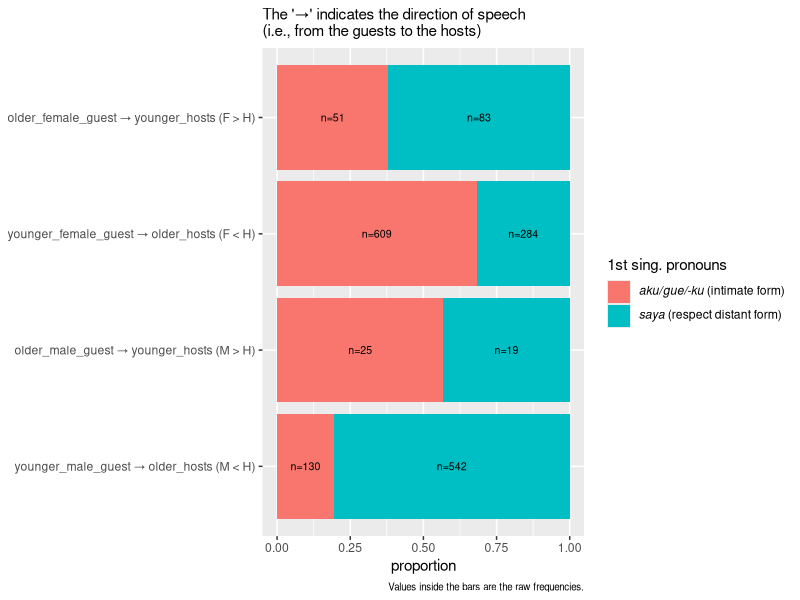
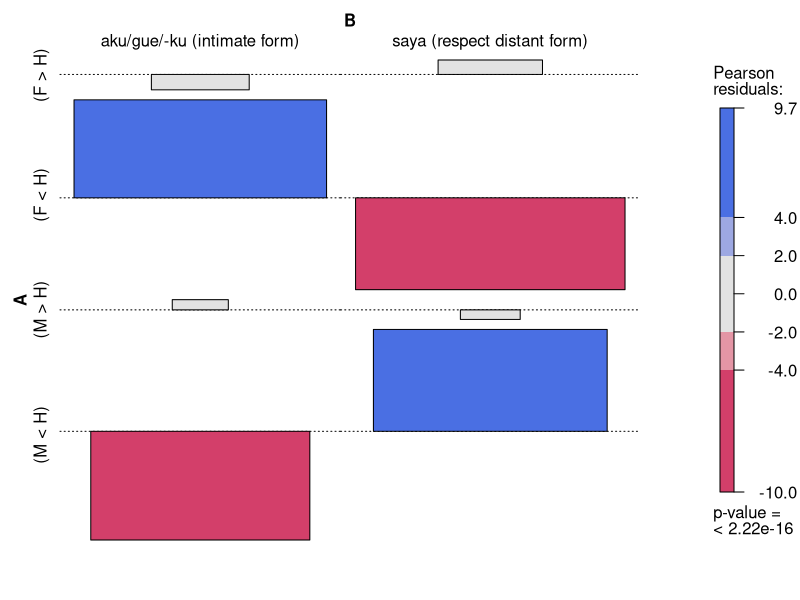
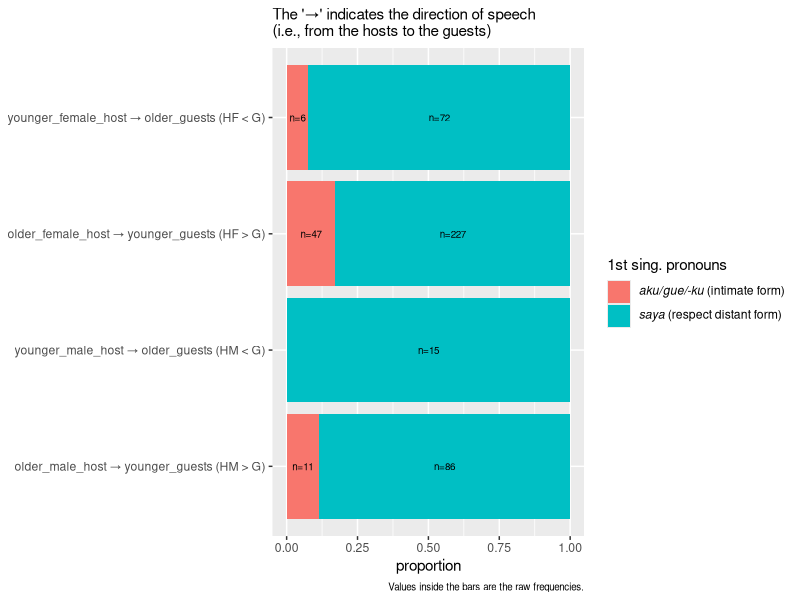
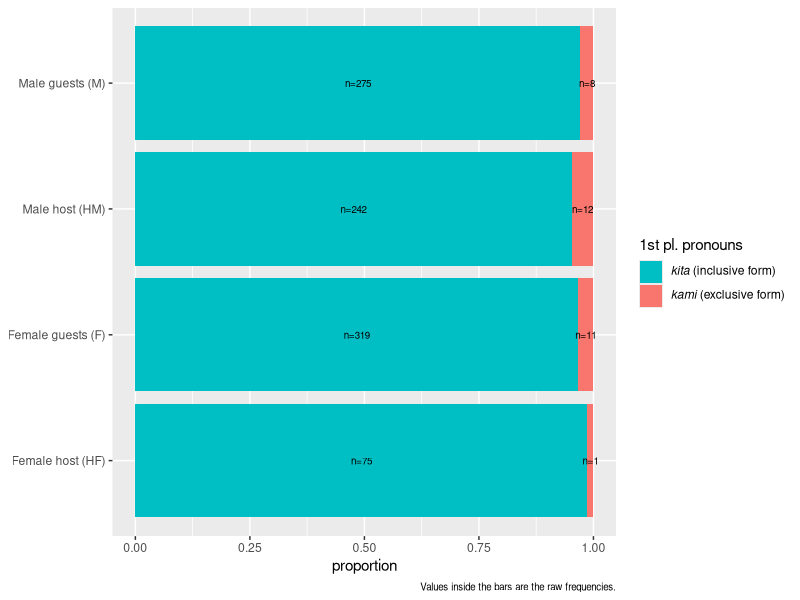
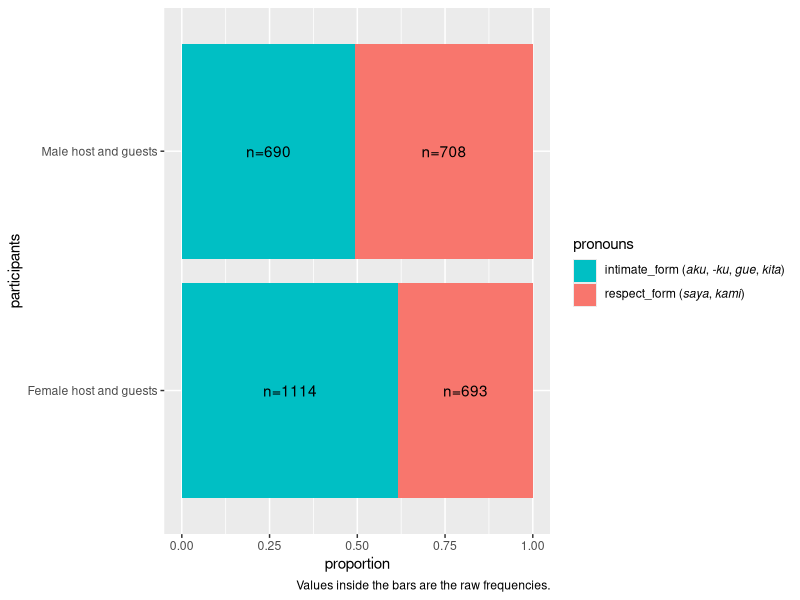
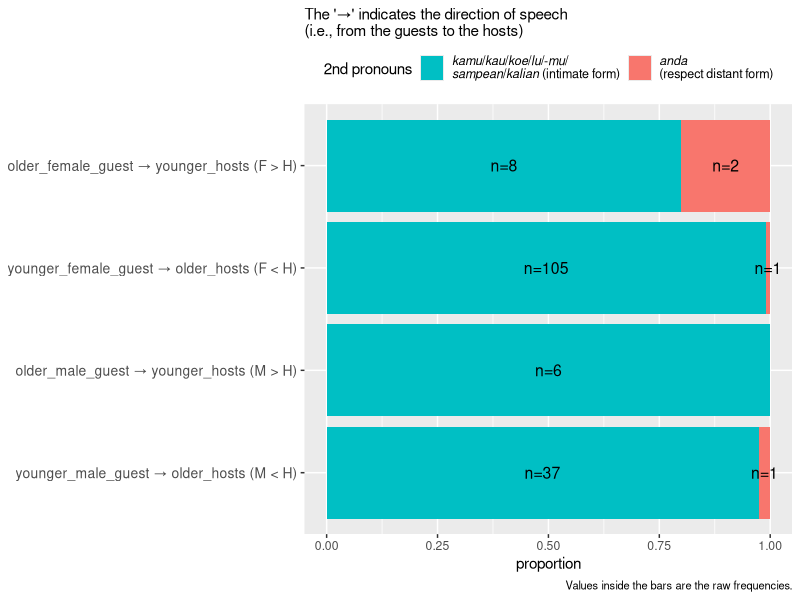
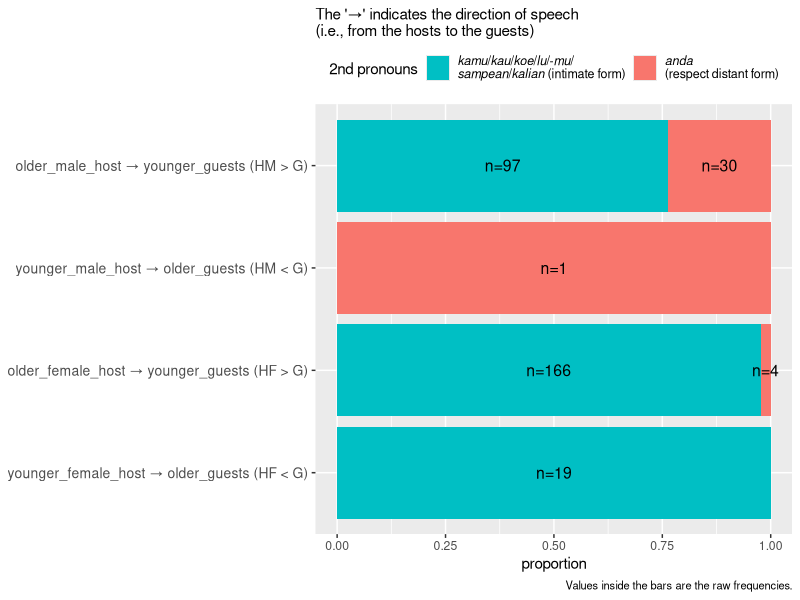
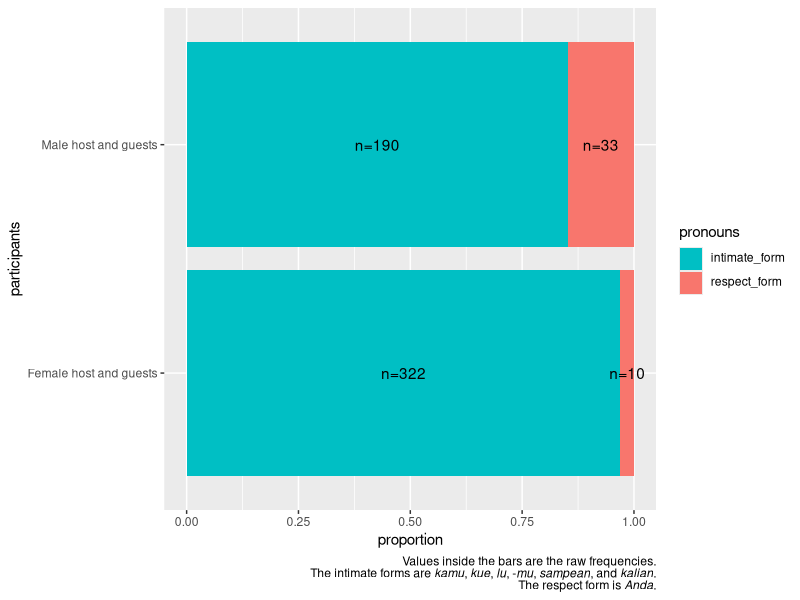

These figures' R source, in order:
library(tidyverse)
library(ggtext)
library(readxl)
library(vcd)

# laks <- read_xlsx("/Users/Primahadi/Documents/research/2023-02-16-laksminy-article/Laksminy pseudo-intimacy raw and analysed data.xlsx", sheet = "raw-1", range = "A1:Y5271")
# 
# laks %>% 
#   write_tsv("data/raw-1.tsv")

laks <- read_tsv("data/raw-1.tsv")

# data for figure 1 =======
df1 <- laks %>%
  filter(`katagori bentuk 1` == "9. Pronomina (Pronoun)", 
         str_detect(`katagori ProN 1`, "^1(a|b)\\."),
         str_detect(`Fungsi 4`, "(^1\\. aku|^2\\. saya)"),
         `jender 1` %in% c("F", "M"))

## count =====
df1_count <- df1 %>% 
  rename(gender = `jender 1`, 
         direction_of_speech = `speaker mdl dede`, 
         pronouns = `Fungsi 4`) %>%
  count(gender, direction_of_speech, pronouns) %>%
  mutate(direction_of_speech = str_replace(direction_of_speech, "->", "→"),
         direction_of_speech = str_replace(direction_of_speech, "(host)", "\\1s"),
         pronouns = str_replace(pronouns, "^\\d\\.\\s", ""),
         direction_of_speech = factor(direction_of_speech, 
                                      levels = c("younger_male_guest → older_hosts (M < H)", "older_male_guest → younger_hosts (M > H)", "younger_female_guest → older_hosts (F < H)", "older_female_guest → younger_hosts (F > H)")))

## visualisation =====
df1_count %>% 
  ggplot(aes(x = direction_of_speech, y = n, fill = pronouns, group = gender)) + 
  geom_col(position = "fill") + 
  coord_flip() + 
  geom_text(aes(label = paste("n=", n, sep = "")), position = position_fill(.5), size = 2.7) +
  # facet_wrap(~gender, drop = TRUE, scales = "free_x") + 
  labs(y = "proportion", 
       x = NULL, 
       fill = "1st sing. pronouns", 
       subtitle = "The '→' indicates the direction of speech\n(i.e., from the guests to the hosts)",
       caption = "Values inside the bars are the raw frequencies.") +
  scale_fill_discrete(breaks = c("aku/gue/-ku (intimate form)", "saya (respect distant form)"), labels = c("*aku/gue/-ku* (intimate form)", "*saya* (respect distant form)")) +
  theme(legend.text = element_markdown(),
        plot.caption = element_markdown(size = 7))
  ggsave('figs/fig1.png', width = 7.5, height = 3.5, dpi = 600)

  
## data for percentage =====
df1_count %>% group_by(direction_of_speech) %>% mutate(perc = n/sum(n) * 100)
  
  
df1_matrix <- df1_count %>% 
  select(-gender) %>% 
  pivot_wider(names_from = pronouns, 
              values_from = n) %>% 
  mutate(direction_of_speech = str_extract(direction_of_speech, "(?<=\\s)\\(. [<>] .\\)$")) %>% 
  data.frame(row.names = 1, check.names = F) %>% 
  as.matrix()
assocstats(df1_matrix)
assoc(df1_matrix, shade = T)


# data for figure 2 =====
df2 <- laks %>%
  filter(`katagori bentuk 1` == "9. Pronomina (Pronoun)", 
         str_detect(`katagori ProN 1`, "^1(a|b)\\."),
         str_detect(`Fungsi 4`, "(^1\\. aku|^2\\. saya)"),
         `jender 1` %in% c("HF", "HM"))

## count =====
df2_count <- df2 %>% 
  rename(gender = `jender 1`, 
         direction_of_speech = `speaker mdl dede`, 
         pronouns = `Fungsi 4`) %>%
  count(gender, direction_of_speech, pronouns) %>%
  mutate(direction_of_speech = str_replace(direction_of_speech, "->", "→"),
         direction_of_speech = str_replace(direction_of_speech, "(guest)", "\\1s"),
         pronouns = str_replace(pronouns, "^\\d\\.\\s", ""),
         direction_of_speech = factor(direction_of_speech, 
                                      levels = c("older_male_host → younger_guests (HM > G)", "younger_male_host → older_guests (HM < G)", "older_female_host → younger_guests (HF > G)", "younger_female_host → older_guests (HF < G)")))

## visualisation ====
df2_count %>% 
  ggplot(aes(x = direction_of_speech, y = n, fill = pronouns, group = gender)) + 
  geom_col(position = "fill") + 
  coord_flip() + 
  geom_text(aes(label = paste("n=", n, sep = "")), position = position_fill(.5), size = 2.5) +
  # facet_wrap(~gender, drop = TRUE, scales = "free_x") + 
  labs(y = "proportion", 
       x = NULL, 
       fill = "1st sing. pronouns", 
       subtitle = "The '→' indicates the direction of speech\n(i.e., from the hosts to the guests)",
       caption = "Values inside the bars are the raw frequencies.") +
  scale_fill_discrete(breaks = c("aku/gue/-ku (intimate form)", "saya (respect distant form)"), labels = c("*aku/gue/-ku* (intimate form)", "*saya* (respect distant form)")) +
  theme(legend.text = element_markdown(),
        plot.caption = element_markdown(size = 7))
ggsave('figs/fig2.png', width = 7.5, height = 3.5, dpi = 600)



# data for figure 3 =====
df3 <- laks %>%
  filter(`katagori bentuk 1` == "9. Pronomina (Pronoun)", 
         str_detect(`katagori ProN 2`, "1st person"),
         str_detect(`Fungsi 4`, "(kita|kami)"),
         `jender 1` %in% c("HF", "HM", "F", "M"))

## count =====
df3_count <- df3 %>% 
  rename(gender = `jender 1`, 
         pronouns = `Fungsi 4`) %>%
  count(gender, pronouns) %>%
  mutate(pronouns = str_replace_all(pronouns, "^\\d\\.\\s", ""),
         pronouns = str_replace_all(pronouns, "^([^ ]+)(?=\\s)", "*\\1*"),
         pronouns = factor(pronouns),
         gender = replace(gender, gender == "F", "Female guests (F)"),
         gender = replace(gender, gender == "HF", "Female host (HF)"),
         gender = replace(gender, gender == "M", "Male guests (M)"),
         gender = replace(gender, gender == "HM", "Male host (HM)"),
         gender = factor(gender, levels = c("Female host (HF)", "Female guests (F)", "Male host (HM)", "Male guests (M)")))

## visualisation =====
df3_count %>% 
  ggplot(aes(x = gender, y = n, fill = pronouns, group = gender)) + 
  geom_col(position = "fill") + 
  coord_flip() + 
  geom_text(aes(label = paste("n=", n, sep = "")), position = position_fill(.5), size = 2.5) +
  # facet_wrap(~gender, drop = TRUE, scales = "free_x") + 
  labs(y = "proportion", 
       x = NULL, 
       fill = "1st pl. pronouns",
       caption = "Values inside the bars are the raw frequencies.") +
  guides(fill = guide_legend(reverse = TRUE)) +
  theme(legend.text = element_markdown(),
        plot.caption = element_markdown(size = 7))
ggsave('figs/fig3.png', width = 6, height = 3.5, dpi = 600)

## data for percentage ======
df3_count %>% 
  group_by(gender) %>% 
  mutate(perc = n/sum(n))




# data for figure 4 =====

## count =====
int <- laks %>%
  filter(`katagori bentuk 1` == "9. Pronomina (Pronoun)",
         str_detect(`katagori ProN 2`, "1st"),
         str_detect(bentuk, "^([Aa])?ku|gue|kita")) %>%
  count(`jender kuMkul`, name = "intimate_form (*aku*, *-ku*, *gue*, *kita*)") %>% 
  filter(!is.na(`jender kuMkul`)) %>%
  rename(gender_cumulative = `jender kuMkul`)

resp <- laks %>%
  filter(`katagori bentuk 1` == "9. Pronomina (Pronoun)",
         str_detect(`katagori ProN 2`, "1st"),
         str_detect(bentuk, "^([Aa])?ku|gue|kita", negate = TRUE)) %>%
  count(`jender kuMkul`, name = "respect_form (*saya*, *kami*)") %>% 
  filter(!is.na(`jender kuMkul`)) %>%
  rename(gender_cumulative = `jender kuMkul`)

df4 <- left_join(int, resp) %>% 
  pivot_longer(-gender_cumulative, names_to = "pronoun_type", values_to = "n") %>% 
  mutate(gender_cumulative = str_replace(gender_cumulative, "Fk", "Female host and guests"),
         gender_cumulative = str_replace(gender_cumulative, "Mk", "Male host and guests"),
         pronoun_type = factor(pronoun_type, levels = c("respect_form (*saya*, *kami*)", "intimate_form (*aku*, *-ku*, *gue*, *kita*)")))

## visualisation =====
df4 %>% 
  ggplot(aes(x = gender_cumulative, y = n, fill = pronoun_type)) + 
  geom_col(position = "fill") +
  coord_flip() +
  geom_text(aes(label = paste("n=", n, sep = "")), position = position_fill(.5)) +
  guides(fill = guide_legend(reverse = TRUE)) +
  theme(legend.text = element_markdown()) +
  labs(y = "proportion", x = "participants", fill = "pronouns", caption = "Values inside the bars are the raw frequencies.")
ggsave('figs/fig4.png', width = 7.85, height = 3.5, dpi = 600)

df4_mtx <- df4 %>% 
  pivot_wider(names_from = gender_cumulative, values_from = n) %>% 
  data.frame(check.names = FALSE, row.names = 1) %>% 
  as.matrix()
chisq.test(df4_mtx)
chisq.test(df4_mtx)$residuals


# data for figure 5 ====
# laks <- read_xlsx("/Users/Primahadi/Documents/research/2023-02-16-laksminy-article/Laksminy pseudo-intimacy raw and analysed data.xlsx", sheet = "raw-3", range = "A1:Y5271")
# 
# laks %>% 
#   write_tsv("data/raw-2.tsv")

laks <- read_tsv("data/raw-2.tsv")

df5 <- laks %>%
  filter(`katagori bentuk 1` == "9. Pronomina (Pronoun)", 
         str_detect(`katagori ProN 2`, "2nd peson"),
         str_detect(`Fungsi 4`, "(1\\. kamu|2\\. anda)"),
         `jender 1` %in% c("F", "M"),
         str_detect(`speaker mdl dede`, "\\([MF] [<>] H"))


df5_count <- df5 %>% 
  rename(gender = `jender 1`, 
         direction_of_speech = `speaker mdl dede`, 
         pronouns = `Fungsi 4`) %>%
  count(gender, direction_of_speech, pronouns) %>%
  mutate(direction_of_speech = str_replace(direction_of_speech, "->", "→"),
         direction_of_speech = str_replace(direction_of_speech, "(host)", "\\1s"),
         pronouns = str_replace(pronouns, "^\\d\\.\\s", ""),
         pronouns = str_replace_all(pronouns, "([a-z]+(?=\\,)|[a-z]+(?=\\s[(]))", "*\\1*"),
         pronouns = str_replace_all(pronouns, "\\, ", "/"),
         pronouns = str_replace_all(pronouns, "\\*mu\\*", "\\-*mu*"),
         pronouns = str_replace_all(pronouns, "\\*sampean", "<br>*sampean"),
         pronouns = str_replace_all(pronouns, "anda\\*", "anda*<br>"),
         direction_of_speech = factor(direction_of_speech, 
                                      levels = c("younger_male_guest → older_hosts (M < H)", "older_male_guest → younger_hosts (M > H)", "younger_female_guest → older_hosts (F < H)", "older_female_guest → younger_hosts (F > H)")))

## visualisation ====
df5_count %>% 
  ggplot(aes(x = direction_of_speech, y = n, fill = pronouns, group = gender)) + 
  geom_col(position = "fill") + 
  coord_flip() + 
  geom_text(aes(label = paste("n=", n, sep = "")), position = position_fill(.5), size = 4) +
  # facet_wrap(~gender, drop = TRUE, scales = "free_x") + 
  labs(y = "proportion", 
       x = NULL, 
       fill = "2nd pronouns", 
       subtitle = "The '→' indicates the direction of speech\n(i.e., from the guests to the hosts)",
       caption = "Values inside the bars are the raw frequencies.") +
  guides(fill = guide_legend(reverse = TRUE)) +
  theme(legend.text = element_markdown(size = 9),
        axis.text.y = element_text(size = 10),
        legend.position = "top",
        plot.caption = element_markdown(size = 8))
ggsave('figs/fig5.png', width = 7.7, height = 5, dpi = 600)

# data for figure 6 ======
# laks <- read_xlsx("/Users/Primahadi/Documents/research/2023-02-16-laksminy-article/Laksminy pseudo-intimacy raw and analysed data.xlsx", sheet = "raw-4", range = "A1:Y5271")
# 
# laks %>% write_tsv("data/raw-3.tsv")
laks <- read_tsv("data/raw-3.tsv")

df6 <- laks %>%
  filter(str_detect(`katagori ProN 2`, "2nd peson"),
         `jender 1` %in% c("HF", "HM"),
         str_detect(`speaker mdl dede`, "\\(H[FM] [<>] G"))

## count =====
df6_count <- df6 %>% 
  rename(gender = `jender 1`, 
         direction_of_speech = `speaker mdl dede`, 
         pronouns = `Fungsi 4`) %>%
  count(gender, direction_of_speech, pronouns) %>%
  mutate(direction_of_speech = str_replace(direction_of_speech, "->", "→"),
         direction_of_speech = str_replace(direction_of_speech, "(guest)", "\\1s"),
         pronouns = str_replace(pronouns, "^\\d\\.\\s", ""),
         pronouns = str_replace_all(pronouns, "([a-z]+(?=\\,)|[a-z]+(?=\\s[(]))", "*\\1*"),
         pronouns = str_replace_all(pronouns, "\\, ", "/"),
         pronouns = str_replace_all(pronouns, "\\*mu\\*", "\\-*mu*"),
         pronouns = str_replace_all(pronouns, "\\*sampean", "<br>*sampean"),
         pronouns = str_replace_all(pronouns, "anda\\*", "anda*<br>"),
         direction_of_speech = factor(direction_of_speech, 
                                      levels = c("younger_female_host → older_guests (HF < G)", "older_female_host → younger_guests (HF > G)", "younger_male_host → older_guests (HM < G)", "older_male_host → younger_guests (HM > G)")))

## visualisation =====
df6_count %>% 
  ggplot(aes(x = direction_of_speech, y = n, fill = pronouns, group = gender)) + 
  geom_col(position = "fill") + 
  coord_flip() + 
  geom_text(aes(label = paste("n=", n, sep = "")), position = position_fill(.5), size = 4) +
  # facet_wrap(~gender, drop = TRUE, scales = "free_x") + 
  labs(y = "proportion", 
       x = NULL, 
       fill = "2nd pronouns", 
       subtitle = "The '→' indicates the direction of speech\n(i.e., from the hosts to the guests)",
       caption = "Values inside the bars are the raw frequencies.") +
  guides(fill = guide_legend(reverse = TRUE)) +
  theme(legend.text = element_markdown(size = 9),
        axis.text.y = element_text(size = 10),
        legend.position = "top",
        plot.caption = element_markdown(size = 8))
ggsave('figs/fig6.png', width = 7.7, height = 5, dpi = 600)


# data for figure 7 =======
# laks <- read_xlsx("/Users/Primahadi/Documents/research/2023-02-16-laksminy-article/Laksminy pseudo-intimacy raw and analysed data.xlsx", sheet = "raw-5", range = "A1:Z5249")
# 
# laks %>% write_tsv("data/raw-5.tsv")
laks <- read_tsv("data/raw-5.tsv")

int <- laks %>%
  filter(`katagori bentuk 1` == "9. Pronomina (Pronoun)",
         str_detect(`katagori ProN 2`, "2nd"),
         `Fungsi 3` %in% c("Intimacy Marker")) %>%
  count(`jender kuMkul`, name = "intimate_form") %>% 
  filter(!is.na(`jender kuMkul`)) %>%
  rename(gender_cumulative = `jender kuMkul`)

resp <- laks %>%
  filter(`katagori bentuk 1` == "9. Pronomina (Pronoun)",
         str_detect(`katagori ProN 2`, "2nd"),
         `Fungsi 3` %in% c("Respective Marker")) %>%
  count(`jender kuMkul`, name = "respect_form") %>% 
  filter(!is.na(`jender kuMkul`)) %>%
  rename(gender_cumulative = `jender kuMkul`)

df7 <- left_join(int, resp) %>% 
  pivot_longer(-gender_cumulative, names_to = "pronoun_type", values_to = "n") %>% 
  mutate(gender_cumulative = str_replace(gender_cumulative, "Fk", "Female host and guests"),
         gender_cumulative = str_replace(gender_cumulative, "Mk", "Male host and guests"),
         pronoun_type = factor(pronoun_type, levels = c("intimate_form", "respect_form")))

# *kamu*, *kau*, *kue*, *lu*, *-mu*, *sampen*, and *kalian*
# *anda*

## visualisation =====
df7 %>% 
  ggplot(aes(x = gender_cumulative, y = n, fill = reorder(pronoun_type, n))) + 
  geom_col(position = "fill") +
  coord_flip() +
  geom_text(aes(label = paste("n=", n, sep = "")), position = position_fill(.5)) +
  guides(fill = guide_legend(reverse = TRUE)) +
  labs(y = "proportion", x = "participants", fill = "pronouns",
       caption = "Values inside the bars are the raw frequencies.<br>The intimate forms are *kamu*, *kue*, *lu*, -*mu*, *sampean*, and *kalian*.<br>The respect form is *Anda*.") +
  theme(legend.text = element_markdown(),
        plot.caption = element_markdown())
ggsave('figs/fig7.png', width = 7, height = 5, dpi = 600)

# data for figure 8 =======
# laks <- read_xlsx("/Users/Primahadi/Documents/research/2023-02-16-laksminy-article/Laksminy pseudo-intimacy raw and analysed data.xlsx", sheet = "raw-6", range = "A1:Z5431")
#  
# laks %>% write_tsv("data/raw-6.tsv")
laks <- read_tsv("data/raw-6.tsv")

df8 <- laks %>% 
  filter(`jender 1` %in% c("F", "HF", "HM", "M"),
         str_detect(`Fungsi 4`, "\\b(dia|beliau)\\b")) %>% 
  count(`jender 1`, `Fungsi 4`) %>% 
  mutate(`Fungsi 4` = str_replace_all(`Fungsi 4`, "^\\d\\.\\s+", ""),
         `jender 1` = str_replace_all(`jender 1`, "HF", "Female Host (HF)"),
         `jender 1` = str_replace_all(`jender 1`, "HM", "Male Host (HM)"),
         `jender 1` = str_replace_all(`jender 1`, "^F$", "Female Guests (F)"),
         `jender 1` = str_replace_all(`jender 1`, "^M$", "Male Guests (M)"),
         `jender 1` = factor(`jender 1`, 
                             levels = c("Female Host (HF)", "Male Host (HM)", 
                                        "Female Guests (F)", "Male Guests (M)")),
         `Fungsi 4` = str_replace_all(`Fungsi 4`, ",\\s", "/"),
         `Fungsi 4` = str_replace_all(`Fungsi 4`, "beliau", "*beliau*"),
         `Fungsi 4` = str_replace_all(`Fungsi 4`, 
                                      "\\b(dia|ia|mereka|nya)\\b", "*\\1*"),
         `Fungsi 4` = str_replace_all(`Fungsi 4`, "nya", "-nya")) %>% 
  arrange(`jender 1`)
df8

## visualisation ======
df8 %>% 
  ggplot(aes(x = `jender 1`, y = n, fill = `Fungsi 4`)) + 
  geom_col(position = "fill") +
  coord_flip() +
  geom_text(aes(label = if_else(n > 10, paste("n=", n, sep = ""), "")), 
            position = position_fill(.5)) +
  theme(legend.text = element_markdown(),
        legend.title = element_markdown()) +
  labs(fill = "3^rd pers. pronouns", 
       x = "participants",
       y = "proportion",
       caption = "Values inside the bars are raw frequencies.")
ggsave('figs/fig8.png', width = 7, height = 4, dpi = 300)


# data for figure 9 =======
# laks <- read_xlsx("/Users/Primahadi/Documents/research/2023-02-16-laksminy-article/Laksminy pseudo-intimacy raw and analysed data.xlsx", sheet = "raw-6", range = "A1:Z5431")
#  
# laks %>% write_tsv("data/raw-6.tsv")
laks <- read_tsv("data/raw-6.tsv")

df9 <- laks %>% 
  filter(`jender kuMtul` %in% c("Ft", "Mt"),
         str_detect(`Fungsi 4`, "\\b(dia|beliau)\\b")) %>% 
  count(`jender kuMtul`, `Fungsi 4`) %>% 
  mutate(`Fungsi 4` = str_replace_all(`Fungsi 4`, "^\\d\\.\\s+", ""),
         `jender kuMtul` = str_replace_all(`jender kuMtul`, 
                                           "Ft", 
                                           "Female host and guests"),
         `jender kuMtul` = str_replace_all(`jender kuMtul`, 
                                           "Mt", 
                                           "Male host and guests"),
         `jender kuMtul` = factor(`jender kuMtul`,
                                  levels = c("Female host and guests", 
                                             "Male host and guests")),
         `Fungsi 4` = str_replace_all(`Fungsi 4`, ",\\s", "/"),
         `Fungsi 4` = str_replace_all(`Fungsi 4`, "beliau", "*beliau*"),
         `Fungsi 4` = str_replace_all(`Fungsi 4`, 
                                      "\\b(dia|ia|mereka|nya)\\b", "*\\1*"),
         `Fungsi 4` = str_replace_all(`Fungsi 4`, "nya", "-nya")) %>% 
  arrange(`jender kuMtul`)
df9

## visualisation ======
df9 %>% 
  ggplot(aes(x = `jender kuMtul`, y = n, fill = `Fungsi 4`)) + 
  geom_col(position = "fill") +
  coord_flip() +
  geom_text(aes(label = if_else(n > 10, paste("n=", n, sep = ""), "")), 
            position = position_fill(.5)) +
  theme(legend.text = element_markdown(),
        legend.title = element_markdown()) +
  labs(fill = "3^rd pers. pronouns", 
       x = "participants",
       y = "proportion",
       caption = "Values inside the bars are raw frequencies.")
ggsave('figs/fig9.png', width = 7, height = 4, dpi = 300)


# data for figure 10 =======
# laks <- read_xlsx("/Users/Primahadi/Documents/research/2023-02-16-laksminy-article/Laksminy pseudo-intimacy raw and analysed data.xlsx", sheet = "raw-7", range = "A1:Z5435")
# 
# laks %>% write_tsv("data/raw-7.tsv")
laks <- read_tsv("data/raw-7.tsv")

df10 <- laks %>% 
  filter(`jender kuMtul` %in% c("Ft", "Mt"),
         str_detect(`katagori bentuk 1`, "^9\\.\\sPronomina"),
         str_detect(`Fungsi 3`, "Marker$")) %>% 
  count(`jender kuMtul`, `Fungsi 3`) %>% 
  mutate(`Fungsi 3` = str_replace_all(`Fungsi 3`, 
                                      "Respective", 
                                      "Respect"),
         `jender kuMtul` = str_replace_all(`jender kuMtul`, 
                                           "Ft", 
                                           "Female host and guests"),
         `jender kuMtul` = str_replace_all(`jender kuMtul`, 
                                           "Mt", 
                                           "Male host and guests"),
         `jender kuMtul` = factor(`jender kuMtul`,
                                  levels = c("Female host and guests", 
                                             "Male host and guests")))
df10

## visualisation ======
df10 %>% 
  ggplot(aes(x = `jender kuMtul`, y = n, fill = `Fungsi 3`)) + 
  geom_col(position = "fill") +
  # coord_flip() +
  geom_text(aes(label = paste("n=", n, sep = "")), 
            position = position_fill(.5)) +
  theme(legend.text = element_markdown(),
        legend.title = element_markdown()) +
  labs(fill = "marker types", 
       x = "gender\n(across age and roles)",
       y = "proportion",
       caption = "Values inside the bars are raw frequencies.")
ggsave('figs/fig10.png', width = 7, height = 4, dpi = 300)

## Chi-square test ======
df10 %>% 
  pivot_wider(names_from = `Fungsi 3`, values_from = n) %>% 
  data.frame(row.names = 1) %>% 
  chisq.test()
df10 %>% 
  pivot_wider(names_from = `Fungsi 3`, values_from = n) %>% 
  data.frame(row.names = 1) %>% 
  chisq.test() %>% 
  .$p.value
### standardised residuals ====
df10 %>% 
  pivot_wider(names_from = `Fungsi 3`, values_from = n) %>% 
  data.frame(row.names = 1) %>% 
  chisq.test() %>% 
  .$stdres
